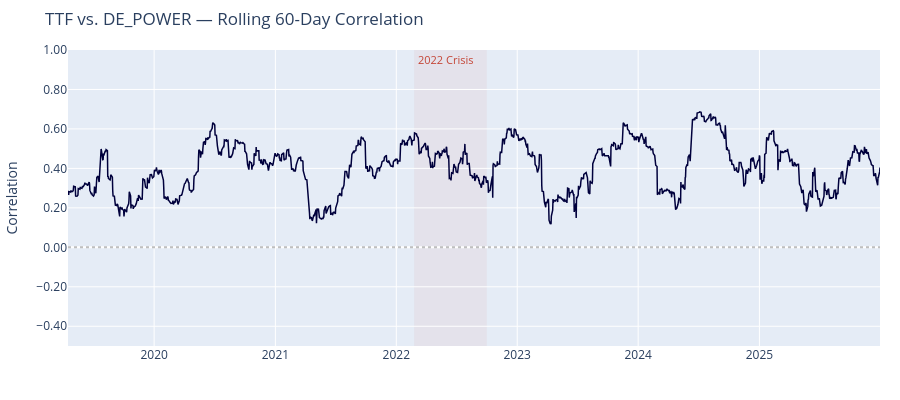

The code cell stored with this chart in its notebook:
### Markdown cell above
## 3. Rolling Correlation — TTF vs. German Power

TTF (Dutch natural gas) and German baseload power share a structural link:
gas-fired plants are often the marginal price-setter. When gas becomes more
expensive, power prices rise — the correlation should be positive.

A rolling 60-day window reveals how this relationship varies. The window
length is a desk convention: 60 days (roughly one quarter) is long enough to
smooth daily noise, short enough to reflect changing market conditions. But
the window length itself is a modelling choice — and the choice matters
enormously during a regime shift.

The RiskMetrics technical document (J.P. Morgan, 1996) recommends an
exponentially weighted moving average (EWMA) with decay factor $\lambda =
0.94$ as an alternative. The EWMA gives more weight to recent observations,
so it adapts faster than equal-weighted rolling windows — but still lags the
DCC-GARCH shown in Section 4.

### Code cell
window = cfg.risk.rolling_window
rolling_corr = compute_rolling_correlation(returns, window=window)

ttf_power_rolling = rolling_corr.sel(c1="TTF", c2="DE_POWER")
roll_dates = pd.DatetimeIndex(ttf_power_rolling.coords["date"].values)

fig2 = go.Figure()
fig2.add_trace(go.Scatter(
    x=roll_dates, y=ttf_power_rolling.values,
    mode="lines", line=dict(color=NAVY, width=1.5),
    name=f"Rolling {window}-day",
))
fig2.add_hline(y=0, line_dash="dot", line_color="gray", opacity=0.5)

# Crisis annotations
fig2.add_shape(type="rect", x0="2022-02-24", x1="2022-10-01",
    y0=-0.5, y1=1.0, fillcolor=RED, opacity=0.06, line_width=0,
    layer="below")
fig2.add_annotation(x="2022-06-01", y=0.95, text="2022 Crisis", showarrow=False,
    font=dict(size=11, color=RED))

fig2.update_layout(
    title=f"TTF vs. DE_POWER — Rolling {window}-Day Correlation",
    height=400, margin=dict(l=40, r=20, t=50, b=40),
    xaxis_title="", yaxis_title="Correlation",
    yaxis=dict(range=[-0.5, 1.0], tickformat=".2f"),
)
fig2.show()

print(f"Mean correlation: {float(ttf_power_rolling.values.mean()):.3f}")
print(f"Std correlation:  {float(ttf_power_rolling.values.std()):.3f}")
print(f"Min / Max:        {float(ttf_power_rolling.values.min()):.3f} / {float(ttf_power_rolling.values.max()):.3f}")

### Figure 1 — Plotly figure (JSON) as saved in the notebook; plotly's stock layout.template omitted (floating-point values rounded to 4 significant figures; data arrays with more than 128 entries replaced by an {"elided": "..."} marker saying what was removed)
{"data": [{"line": {"color": "#00003C", "width": 1.5}, "mode": "lines", "name": "Rolling 60-day", "type": "scatter", "x": {"elided": "1402 str values"}, "y": {"elided": "1402 float values"}}], "layout": {"annotations": [{"font": {"color": "#C44536", "size": 11}, "showarrow": false, "text": "2022 Crisis", "x": "2022-06-01", "y": 0.95}], "height": 400, "margin": {"b": 40, "l": 40, "r": 20, "t": 50}, "shapes": [{"line": {"color": "gray", "dash": "dot"}, "opacity": 0.5, "type": "line", "x0": 0, "x1": 1, "xref": "x domain", "y0": 0, "y1": 0, "yref": "y"}, {"fillcolor": "#C44536", "layer": "below", "line": {"width": 0}, "opacity": 0.06, "type": "rect", "x0": "2022-02-24", "x1": "2022-10-01", "y0": -0.5, "y1": 1.0}], "title": {"text": "TTF vs. DE_POWER — Rolling 60-Day Correlation"}, "xaxis": {"title": {"text": ""}}, "yaxis": {"range": [-0.5, 1.0], "tickformat": ".2f", "title": {"text": "Correlation"}}}}
